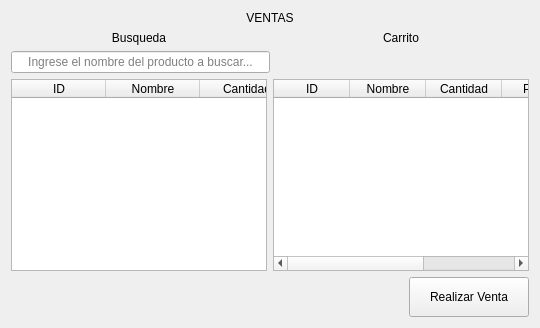
                  <widget class="QWidget" name="page_ventas">
                   <layout class="QVBoxLayout" name="verticalLayout">
                    <item>
                     <widget class="QLabel" name="lbl_titulo_ventas">
                      <property name="text">
                       <string>VENTAS</string>
                      </property>
                      <property name="alignment">
                       <set>Qt::AlignCenter</set>
                      </property>
                     </widget>
                    </item>
                    <item>
                     <layout class="QHBoxLayout" name="horizontalLayout_26">
                      <item>
                       <widget class="QLabel" name="label_12">
                        <property name="text">
                         <string>Busqueda</string>
                        </property>
                        <property name="alignment">
                         <set>Qt::AlignCenter</set>
                        </property>
                       </widget>
                      </item>
                      <item>
                       <widget class="QLabel" name="label_13">
                        <property name="text">
                         <string>Carrito</string>
                        </property>
                        <property name="alignment">
                         <set>Qt::AlignCenter</set>
                        </property>
                       </widget>
                      </item>
                     </layout>
                    </item>
                    <item>
                     <layout class="QHBoxLayout" name="horizontalLayout_24">
                      <item>
                       <widget class="QLineEdit" name="lineEdit_busqueda_ventas">
                        <property name="alignment">
                         <set>Qt::AlignCenter</set>
                        </property>
                        <property name="placeholderText">
                         <string>Ingrese el nombre del producto a buscar...</string>
                        </property>
                       </widget>
                      </item>
                      <item>
                       <spacer name="horizontalSpacer_25">
                        <property name="orientation">
                         <enum>Qt::Horizontal</enum>
                        </property>
                        <property name="sizeHint" stdset="0">
                         <size>
                          <width>40</width>
                          <height>20</height>
                         </size>
                        </property>
                       </spacer>
                      </item>
                     </layout>
                    </item>
                    <item>
                     <layout class="QHBoxLayout" name="horizontalLayout_23">
                      <item>
                       <widget class="QTableWidget" name="tabla_ventas">
                        <property name="horizontalScrollBarPolicy">
                         <enum>Qt::ScrollBarAlwaysOff</enum>
                        </property>
                        <property name="editTriggers">
                         <set>QAbstractItemView::NoEditTriggers</set>
                        </property>
                        <property name="showDropIndicator" stdset="0">
                         <bool>true</bool>
                        </property>
                        <attribute name="horizontalHeaderDefaultSectionSize">
                         <number>94</number>
                        </attribute>
                        <attribute name="verticalHeaderVisible">
                         <bool>false</bool>
                        </attribute>
                        <column>
                         <property name="text">
                          <string>ID</string>
                         </property>
                        </column>
                        <column>
                         <property name="text">
                          <string>Nombre</string>
                         </property>
                        </column>
                        <column>
                         <property name="text">
                          <string>Cantidad</string>
                         </property>
                        </column>
                        <column>
                         <property name="text">
                          <string>Precio</string>
                         </property>
                        </column>
                       </widget>
                      </item>
                      <item>
                       <widget class="QTableWidget" name="tabla_carrito">
                        <attribute name="horizontalHeaderDefaultSectionSize">
                         <number>76</number>
                        </attribute>
                        <column>
                         <property name="text">
                          <string>ID</string>
                         </property>
                        </column>
                        <column>
                         <property name="text">
                          <string>Nombre</string>
                         </property>
                        </column>
                        <column>
                         <property name="text">
                          <string>Cantidad</string>
                         </property>
                        </column>
                        <column>
                         <property name="text">
                          <string>Precio</string>
                         </property>
                        </column>
                        <column>
                         <property name="text">
                          <string/>
                         </property>
                        </column>
                       </widget>
                      </item>
                     </layout>
                    </item>
                    <item>
                     <layout class="QHBoxLayout" name="horizontalLayout_27">
                      <item>
                       <spacer name="horizontalSpacer_26">
                        <property name="orientation">
                         <enum>Qt::Horizontal</enum>
                        </property>
                        <property name="sizeHint" stdset="0">
                         <size>
                          <width>40</width>
                          <height>20</height>
                         </size>
                        </property>
                       </spacer>
                      </item>
                      <item>
                       <widget class="QPushButton" name="btn_realizar_venta">
                        <property name="minimumSize">
                         <size>
                          <width>120</width>
                          <height>40</height>
                         </size>
                        </property>
                        <property name="text">
                         <string>Realizar Venta</string>
                        </property>
                       </widget>
                      </item>
                     </layout>
                    </item>
                   </layout>
                  </widget>
